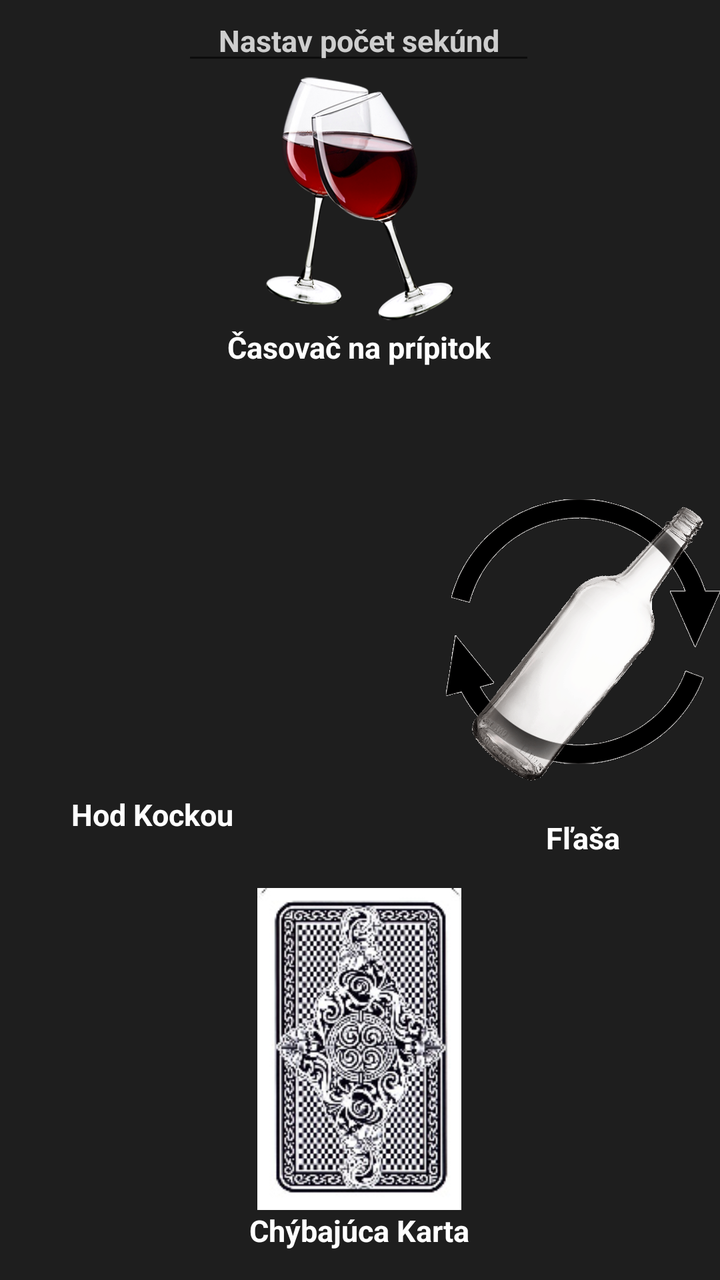
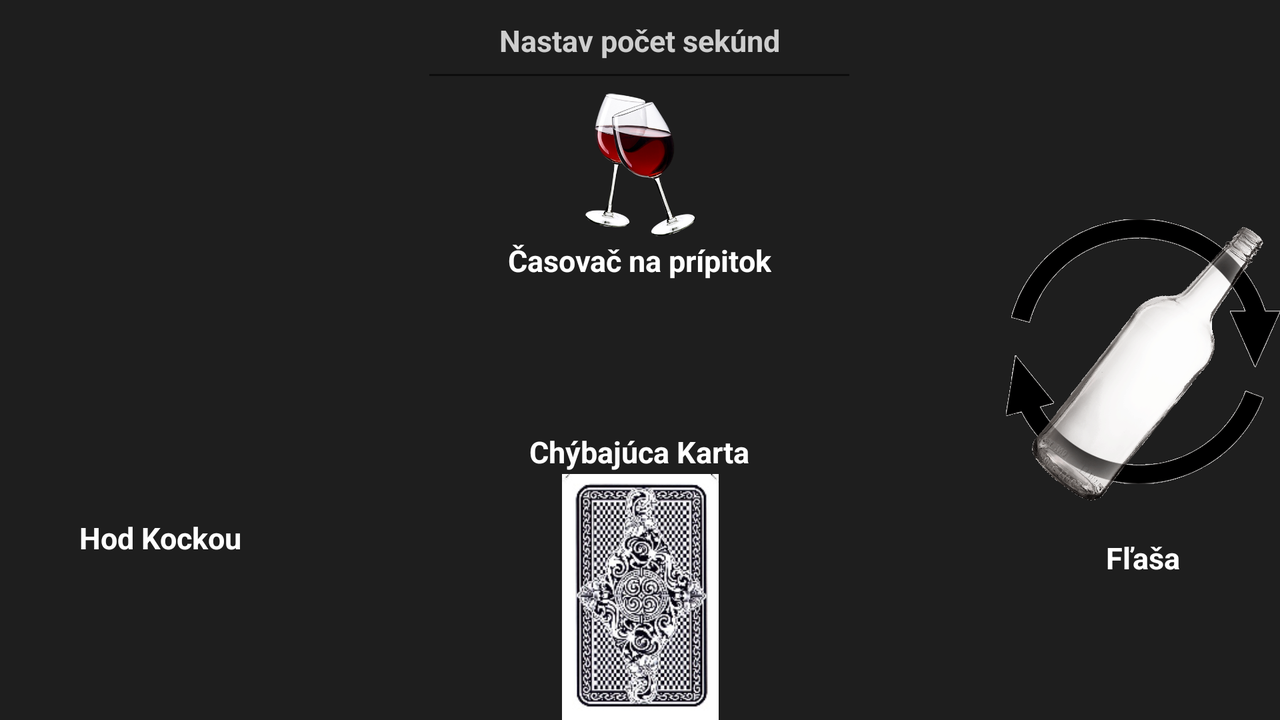

Two renders of one Android screen. The first uses the default layout on a phone; the second uses the alternative layout the repository ships for a different screen configuration, on a matching device. The two XML files are below.
<!-- AndroidManifest.xml: application theme AppTheme -->
<!-- res/layout/activity_main.xml -->
<?xml version="1.0" encoding="utf-8"?>
<androidx.constraintlayout.widget.ConstraintLayout xmlns:android="http://schemas.android.com/apk/res/android"
    xmlns:app="http://schemas.android.com/apk/res-auto"
    xmlns:tools="http://schemas.android.com/tools"
    android:id="@+id/relativeLayout"
    android:layout_width="match_parent"
    android:layout_height="match_parent"
    android:background="@color/colorPrimaryDark"
    tools:context=".MainActivity">


    <ImageView
        android:id="@+id/karta"
        android:layout_width="120dp"
        android:layout_height="161dp"
        android:onClick="spustiKartu"
        android:src="@drawable/card"
        app:layout_constraintBottom_toBottomOf="parent"
        app:layout_constraintEnd_toEndOf="parent"
        app:layout_constraintHorizontal_bias="0.498"
        app:layout_constraintStart_toStartOf="parent"
        app:layout_constraintTop_toTopOf="@+id/nastavPocetSekund"
        app:layout_constraintVertical_bias="0.927" />

    <TextView
        android:id="@+id/kartaTextView"
        style="@style/TextViewStyle"
        android:layout_width="wrap_content"
        android:layout_height="wrap_content"
        android:text="@string/karta"
        app:layout_constraintEnd_toEndOf="@+id/karta"
        app:layout_constraintStart_toStartOf="@+id/karta"
        app:layout_constraintTop_toBottomOf="@+id/karta" />

    <ImageView
        android:id="@+id/flasa"
        android:layout_width="137dp"
        android:layout_height="177dp"
        android:onClick="spustiFlasu"
        android:scaleType="centerInside"
        android:src="@drawable/bottle_icon"
        app:layout_constraintBottom_toBottomOf="parent"
        app:layout_constraintEnd_toEndOf="parent"
        app:layout_constraintHorizontal_bias="1.0"
        app:layout_constraintStart_toEndOf="@+id/hod_kockou"
        app:layout_constraintTop_toTopOf="parent" />

    <TextView
        android:id="@+id/flasaTextView"
        android:layout_width="wrap_content"
        android:layout_height="wrap_content"
        android:text="@string/flasa"
        style="@style/TextViewStyle"
        app:layout_constraintEnd_toEndOf="@+id/flasa"
        app:layout_constraintStart_toStartOf="@+id/flasa"
        app:layout_constraintTop_toBottomOf="@+id/flasa" />

    <ImageView
        android:id="@+id/hod_kockou"
        android:layout_width="152dp"
        android:layout_height="154dp"
        android:adjustViewBounds="false"
        android:onClick="spustiHodKockou"
        android:scaleType="centerInside"
        android:src="@drawable/dices"
        app:layout_constraintBottom_toBottomOf="parent"
        app:layout_constraintStart_toStartOf="parent"
        app:layout_constraintTop_toTopOf="parent" />

    <TextView
        android:id="@+id/hodKockouTextView"
        android:layout_width="wrap_content"
        android:layout_height="wrap_content"
        style="@style/TextViewStyle"
        android:text="@string/hodKockou"
        app:layout_constraintEnd_toEndOf="@+id/hod_kockou"
        app:layout_constraintStart_toStartOf="@+id/hod_kockou"
        app:layout_constraintTop_toBottomOf="@+id/hod_kockou" />

    <ImageView
        android:id="@+id/casovac"
        android:layout_width="178dp"
        android:layout_height="126dp"
        android:onClick="spustiCasovac"
        android:src="@drawable/pripitok"
        app:layout_constraintBottom_toTopOf="@+id/karta"
        app:layout_constraintEnd_toEndOf="@+id/nastavPocetSekund"
        app:layout_constraintStart_toStartOf="@+id/nastavPocetSekund"
        app:layout_constraintTop_toBottomOf="@+id/nastavPocetSekund"
        app:layout_constraintVertical_bias="0.0" />

    <TextView
        android:id="@+id/casovacTextView"
        android:layout_width="wrap_content"
        android:layout_height="wrap_content"
        style="@style/TextViewStyle"
        android:text="@string/casovacNaPripitok"
        app:layout_constraintEnd_toEndOf="@+id/casovac"
        app:layout_constraintStart_toStartOf="@+id/casovac"
        app:layout_constraintTop_toBottomOf="@+id/casovac" />

    <EditText
        android:id="@+id/nastavPocetSekund"
        android:layout_width="wrap_content"
        android:layout_height="wrap_content"
        android:ems="10"
        style="@style/TextViewStyle"
        android:hint="@string/nastavPocetSekund"
        android:inputType="number"
        app:layout_constraintEnd_toEndOf="parent"
        app:layout_constraintHorizontal_bias="0.497"
        app:layout_constraintStart_toStartOf="parent"
        app:layout_constraintTop_toTopOf="parent" />


</androidx.constraintlayout.widget.ConstraintLayout>
<!-- resources referenced by this layout -->
<resources>
  <color name="colorPrimaryDark">#1e1e1e</color>
  <!-- drawable bottle_icon: png bitmap (drawable, 122335 bytes) -->
  <!-- drawable card: jpg bitmap (drawable, 45341 bytes) -->
  <!-- drawable pripitok: png bitmap (drawable, 87335 bytes) -->
  <string name="casovacNaPripitok">Časovač na prípitok</string>
  <string name="flasa">Fľaša</string>
  <string name="hodKockou">Hod Kockou</string>
  <string name="karta">Chýbajúca Karta</string>
  <string name="nastavPocetSekund">Nastav počet sekúnd</string>
  <style name="TextViewStyle">
          <item name="android:textColor">@color/white</item>
          <item name="android:textColorHint">@color/hint</item>
          <item name="android:textSize">15sp</item>
          <item name="android:textStyle">bold</item>
          <item name="android:gravity">center_horizontal</item>
  
      </style>
  <style name="AppTheme" parent="Theme.AppCompat.Light.DarkActionBar">
          <item name="colorPrimary">@color/colorPrimary</item>
          <item name="colorPrimaryDark">@color/colorPrimaryDark</item>
          <item name="colorAccent">@color/colorAccent</item>
      </style>
  <color name="white">#FFFFFF</color>
  <color name="hint">#cecece</color>
  <color name="colorPrimary">#383838</color>
  <color name="colorAccent">#1e1919</color>
</resources>
<!-- res/layout-land/activity_main.xml (the repository's variant of the layout above) -->
<!-- drawn on the phone turned sideways -->
<?xml version="1.0" encoding="utf-8"?>
<androidx.constraintlayout.widget.ConstraintLayout xmlns:android="http://schemas.android.com/apk/res/android"
    xmlns:app="http://schemas.android.com/apk/res-auto"
    xmlns:tools="http://schemas.android.com/tools"
    android:id="@+id/relativeLayout"
    android:layout_width="match_parent"
    android:layout_height="match_parent"
    android:background="@color/colorPrimaryDark"
    tools:context=".MainActivity">


    <ImageView
        android:id="@+id/karta"
        android:layout_width="87dp"
        android:layout_height="123dp"
        android:onClick="spustiKartu"
        android:src="@drawable/card"
        app:layout_constraintBottom_toBottomOf="parent"
        app:layout_constraintEnd_toEndOf="parent"
        app:layout_constraintStart_toStartOf="parent"
        app:layout_constraintTop_toTopOf="parent"
        app:layout_constraintVertical_bias="1.0" />

    <TextView
        android:id="@+id/kartaTextView"
        style="@style/TextViewStyle"
        android:layout_width="wrap_content"
        android:layout_height="wrap_content"
        android:layout_marginBottom="1dp"
        android:text="@string/karta"
        app:layout_constraintBottom_toTopOf="@+id/karta"
        app:layout_constraintEnd_toEndOf="@+id/karta"
        app:layout_constraintHorizontal_bias="0.521"
        app:layout_constraintStart_toStartOf="@+id/karta" />

    <ImageView
        android:id="@+id/flasa"
        android:layout_width="137dp"
        android:layout_height="177dp"
        android:onClick="spustiFlasu"
        android:scaleType="centerInside"
        android:src="@drawable/bottle_icon"
        app:layout_constraintBottom_toBottomOf="parent"
        app:layout_constraintEnd_toEndOf="parent"
        app:layout_constraintHorizontal_bias="1.0"
        app:layout_constraintStart_toEndOf="@+id/hod_kockou"
        app:layout_constraintTop_toTopOf="parent" />

    <TextView
        android:id="@+id/flasaTextView"
        android:layout_width="wrap_content"
        android:layout_height="wrap_content"
        android:text="@string/flasa"
        style="@style/TextViewStyle"
        app:layout_constraintEnd_toEndOf="@+id/flasa"
        app:layout_constraintStart_toStartOf="@+id/flasa"
        app:layout_constraintTop_toBottomOf="@+id/flasa" />

    <ImageView
        android:id="@+id/hod_kockou"

        android:layout_width="160dp"
        android:layout_height="157dp"
        android:adjustViewBounds="false"
        android:onClick="spustiHodKockou"
        android:scaleType="centerInside"
        android:src="@drawable/dices"
        app:layout_constraintBottom_toBottomOf="parent"
        app:layout_constraintStart_toStartOf="parent"
        app:layout_constraintTop_toTopOf="parent" />

    <TextView
        android:id="@+id/hodKockouTextView"
        android:layout_width="wrap_content"
        android:layout_height="wrap_content"
        android:text="@string/hodKockou"
        style="@style/TextViewStyle"
        app:layout_constraintEnd_toEndOf="@+id/hod_kockou"
        app:layout_constraintStart_toStartOf="@+id/hod_kockou"
        app:layout_constraintTop_toBottomOf="@+id/hod_kockou" />

    <ImageView
        android:id="@+id/casovac"
        android:layout_width="153dp"
        android:layout_height="74dp"
        android:onClick="spustiCasovac"
        android:src="@drawable/pripitok"
        app:layout_constraintBottom_toTopOf="@+id/karta"
        app:layout_constraintEnd_toEndOf="@+id/nastavPocetSekund"
        app:layout_constraintStart_toStartOf="@+id/nastavPocetSekund"
        app:layout_constraintTop_toBottomOf="@+id/nastavPocetSekund"
        app:layout_constraintVertical_bias="0.0" />

    <TextView
        android:id="@+id/casovacTextView"
        android:layout_width="wrap_content"
        android:layout_height="wrap_content"
        android:text="@string/casovacNaPripitok"
        style="@style/TextViewStyle"
        app:layout_constraintEnd_toEndOf="@+id/casovac"
        app:layout_constraintStart_toStartOf="@+id/casovac"
        app:layout_constraintTop_toBottomOf="@+id/casovac" />

    <EditText
        android:id="@+id/nastavPocetSekund"
        android:layout_width="218dp"
        android:layout_height="46dp"
        android:ems="10"
        style="@style/TextViewStyle"
        android:hint="@string/nastavPocetSekund"
        android:inputType="number"
        app:layout_constraintEnd_toEndOf="parent"
        app:layout_constraintHorizontal_bias="0.499"
        app:layout_constraintStart_toStartOf="parent"
        app:layout_constraintTop_toTopOf="parent" />


</androidx.constraintlayout.widget.ConstraintLayout>
